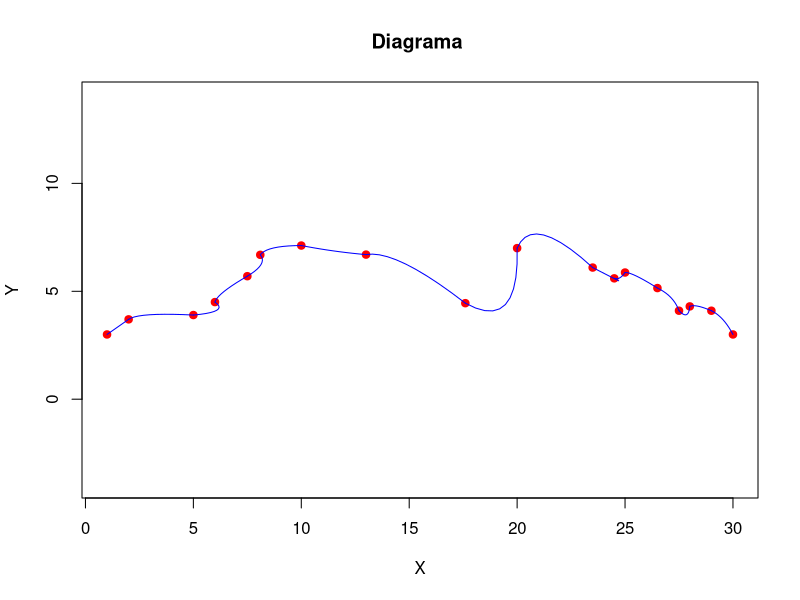
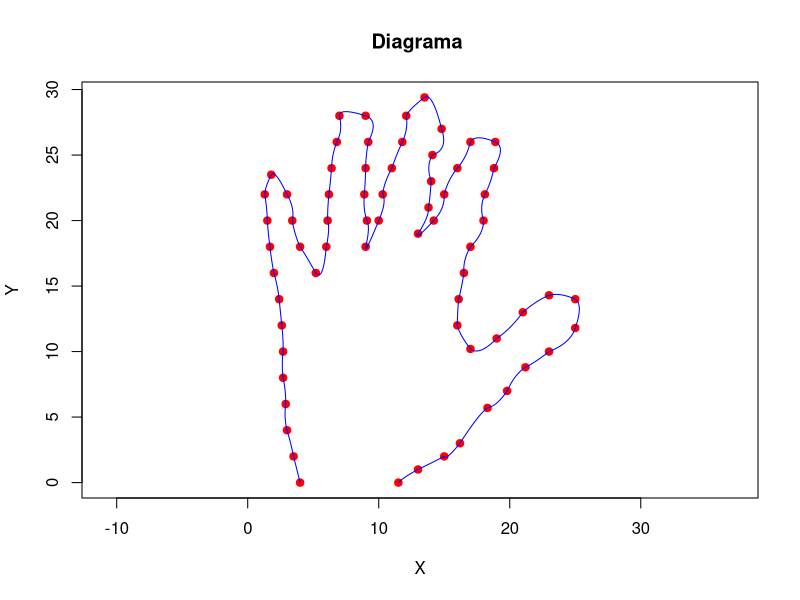

Recreate these plots in R, in order.
#Interpolacion perro
y<-c(3, 3.7, 3.9, 4.5, 5.7, 6.69, 7.12, 6.7, 4.45, 7, 6.1, 5.6, 5.87, 5.15, 4.1, 4.3, 4.1, 3)
x<-c(1, 2, 5, 6, 7.5, 8.1, 10, 13, 17.6, 20, 23.5, 24.5, 25, 26.5, 27.5, 28, 29, 30)

plot(x,y, pch=19, cex=1, col = "red", asp=1,xlab="X", ylab="Y", main="Diagrama ")

cubicSpline <- function(x,y) {
  
  a = rep(y)
  n = length(x)
  
  h <- (c(x,0) - c(0,x))[2:n]
  alph <- (3/c(1,h,1,1)*(c(a,1,1) - c(1,a,1)) - 3/c(1,1,h,1)*(c(1,a,1)-c(1,1,a)))[3:n]
  
  A <- c(1,rep(0,times=n-1))
  for (i in 1:(n-2)) {
    A <- rbind(A,c( rep(0,times=i-1) , c(h[i],2*(h[i]+h[i+1]),h[i+1]) , rep(0,times=n-i-2) ) )
  }
  
  A <- rbind(A,c(rep(0,times=n-1),1))
  b <- c(0,alph,0)
  c <- solve(A, b)
  
  b <- ((c(a,0) - c(0,a))/c(1,h,1) - c(1,h,1)/3*(c(c,0) + 2*c(0,c)))[2:n]
  d <- ((c(c,0) - c(0,c))/(3*c(1,h,1)))[2:n]
  ans = rbind(a[1:n-1],b,c[1:n-1],d)
}

draw <- function(x,y) {
  t = 1:length(x)
  sx = cubicSpline(t,x)
  sy = cubicSpline(t,y)
  
  for (i in 1:(length(t)-1)) {
    dat<- data.frame(t=seq(t[i],t[i+1], by=0.1) )
    fx <- function(x) (sx[1,i] + sx[2,i]*(x-t[i]) + sx[3,i]*(x-t[i])^2 + sx[4,i]*(x-t[i]))
    fy <- function(x) (sy[1,i] + sy[2,i]*(x-t[i]) + sy[3,i]*(x-t[i])^2 + sy[4,i]*(x-t[i]))
    
    dat$y=fy(dat$t)
    dat$x=fx(dat$t)
    points(dat$x,dat$y,type='l', col='blue')
  }
}
draw(x,y)

#interpolacion mano
x<-c(4,3.5,3,2.9,2.7,2.7,2.6,2.4,2,1.7,1.5,1.3,1.8,3,3.4,4,5.2,6,6.1,6.2,6.4,6.8,7,9,9.2,9,8.9,9.1,9,10,10.3,11,11.8,12.1,13.5,14.8,14.1,14,13.8,13,14.2,15,16,17,18.9,18.8,18.1,18,17,16.5,16.1,16,17,19,21,23,25,25,23,21.2,19.8,18.3,16.2,15,13,11.5)
y<-c(0,2,4,6,8,10,12,14,16,18,20,22,23.5,22,20,18,16,18,20,22,24,26,28,28,26,24,22,20,18,20,22,24,26,28,29.4,27,25,23,21,19,20,22,24,26,26,24,22,20,18,16,14,12,10.2,11,13,14.3,14,11.8,10,8.8,7,5.7,3,2,1,0)

plot(x,y, pch=19, cex=1, col = "red", asp=1,xlab="X", ylab="Y", main="Diagrama ")

cubicSpline <- function(x,y) {
  
  a = rep(y)
  n = length(x)
  
  h <- (c(x,0) - c(0,x))[2:n]
  alph <- (3/c(1,h,1,1)*(c(a,1,1) - c(1,a,1)) - 3/c(1,1,h,1)*(c(1,a,1)-c(1,1,a)))[3:n]
  
  A <- c(1,rep(0,times=n-1))
  for (i in 1:(n-2)) {
    A <- rbind(A,c( rep(0,times=i-1) , c(h[i],2*(h[i]+h[i+1]),h[i+1]) , rep(0,times=n-i-2) ) )
  }
  
  A <- rbind(A,c(rep(0,times=n-1),1))
  b <- c(0,alph,0)
  c <- solve(A, b)
  
  b <- ((c(a,0) - c(0,a))/c(1,h,1) - c(1,h,1)/3*(c(c,0) + 2*c(0,c)))[2:n]
  d <- ((c(c,0) - c(0,c))/(3*c(1,h,1)))[2:n]
  ans = rbind(a[1:n-1],b,c[1:n-1],d)
}

draw <- function(x,y) {
  t = 1:length(x)
  sx = cubicSpline(t,x)
  sy = cubicSpline(t,y)
  
  for (i in 1:(length(t)-1)) {
    dat<- data.frame(t=seq(t[i],t[i+1], by=0.1) )
    fx <- function(x) (sx[1,i] + sx[2,i]*(x-t[i]) + sx[3,i]*(x-t[i])^2 + sx[4,i]*(x-t[i]))
    fy <- function(x) (sy[1,i] + sy[2,i]*(x-t[i]) + sy[3,i]*(x-t[i])^2 + sy[4,i]*(x-t[i]))
    
    dat$y=fy(dat$t)
    dat$x=fx(dat$t)
    points(dat$x,dat$y,type='l', col='blue')
  }
}
draw(x,y)
